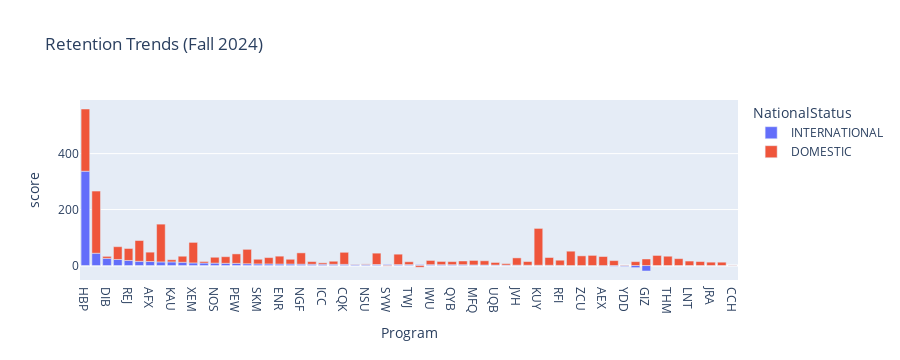

Notebook source saved alongside this figure:
### Markdown cell above
### plotly

### Code cell
# plot the signal
import plotly.express as px
fig = px.bar(PN_trends_retained, 
             x="Program", 
             y="score", 
             color="NationalStatus",
             title='Retention Trends (Fall 2024)')
fig.show()

### Figure 1 — Plotly figure (JSON) as saved in the notebook; plotly's stock layout.template omitted (floating-point values rounded to 4 significant figures)
{"data": [{"alignmentgroup": "True", "hovertemplate": "NationalStatus=INTERNATIONAL<br>Program=%{x}<br>score=%{y}<extra></extra>", "legendgroup": "INTERNATIONAL", "marker": {"color": "#636efa", "pattern": {"shape": ""}}, "name": "INTERNATIONAL", "offsetgroup": "INTERNATIONAL", "orientation": "v", "showlegend": true, "textposition": "auto", "type": "bar", "x": ["HBP", "PFB", "DIB", "DLF", "REJ", "JQP", "AFX", "CTD", "KAU", "RUP", "XEM", "KOK", "NOS", "FJC", "PEW", "YXQ", "SKM", "PJN", "ENR", "FOR", "NGF", "HIQ", "ICC", "LOC", "CQK", "ZVS", "NSU", "RZP", "SYW", "UVZ", "TWJ", "FCT", "IWU", "ZSW", "QYB", "YDA", "MFQ", "EDB", "UQB", "UQU", "JVH", "IAU", "KUY", "LBW", "RFI", "XLL", "ZCU", "EGJ", "AEX", "XJQ", "YDD", "LBR", "GIZ"], "xaxis": "x", "y": [337, 43.91, 25.77, 21.68, 18.11, 15.02, 14.33, 12.92, 12.89, 11.59, 9.29, 8.94, 8.61, 7.94, 7.78, 6.3, 5.71, 5.64, 5.3, 5.28, 4.8, 4.56, 4.51, 4.38, 4.16, 4, 4, 3.67, 3.5, 3.33, 3.2, 3.12, 3.02, 3, 3, 2.98, 2.06, 1.97, 1.72, 1.56, 1.33, 1.05, 1, 0.88, 0.56, -0.12, -0.26, -0.5, -2, -2.62, -3.08, -7.44, -19.56], "yaxis": "y"}, {"alignmentgroup": "True", "hovertemplate": "NationalStatus=DOMESTIC<br>Program=%{x}<br>score=%{y}<extra></extra>", "legendgroup": "DOMESTIC", "marker": {"color": "#EF553B", "pattern": {"shape": ""}}, "name": "DOMESTIC", "offsetgroup": "DOMESTIC", "orientation": "v", "showlegend": true, "textposition": "auto", "type": "bar", "x": ["HBP", "PFB", "CTD", "KUY", "JQP", "XEM", "YXQ", "XLL", "DLF", "CQK", "REJ", "RZP", "NGF", "UVZ", "EGJ", "HPA", "ZCU", "PEW", "AFX", "THM", "AEX", "ENR", "LBW", "JVH", "CMX", "FJC", "GIZ", "PJN", "RUP", "NOS", "RFI", "XJQ", "FOR", "SKM", "MFQ", "LNT", "IWU", "EDB", "RNV", "LBR", "YDA", "IAU", "JRA", "UKS", "ZSW", "QYB", "LOC", "TWJ", "HIQ", "UQB", "KAU", "DIB", "KOK", "UQU", "ICC", "NSU", "YDD", "ZVS", "CCH", "SYW", "FCT"], "xaxis": "x", "y": [222.4, 222.2, 135.0, 131.6, 74.36, 73.41, 51.55, 51.25, 45.65, 43.1, 42.84, 40.57, 40.48, 37.21, 36.23, 36.02, 34.57, 33.78, 33.43, 33.21, 32.22, 28.18, 27.79, 25.95, 24.58, 23.61, 23.42, 22.77, 21.66, 20.95, 18.45, 17.6, 17.03, 16.7, 16.07, 15.95, 15.11, 15.01, 14.18, 13.89, 13.28, 13.2, 12.01, 11.93, 11.58, 11.01, 10.95, 10.28, 9.55, 9.19, 7.8, 6.97, 5.44, 5.15, 5.07, 1.75, 1.6, 1, -1, -2, -6.04], "yaxis": "y"}], "layout": {"autosize": true, "barmode": "relative", "height": 360, "legend": {"title": {"text": "NationalStatus"}, "tracegroupgap": 0}, "title": {"text": "Retention Trends (Fall 2024)"}, "xaxis": {"anchor": "y", "autorange": true, "domain": [0, 1], "range": [-0.5, 60.5], "title": {"text": "Program"}, "type": "category"}, "yaxis": {"anchor": "x", "autorange": true, "domain": [0, 1], "range": [-51.72, 591.5], "title": {"text": "score"}, "type": "linear"}}}
